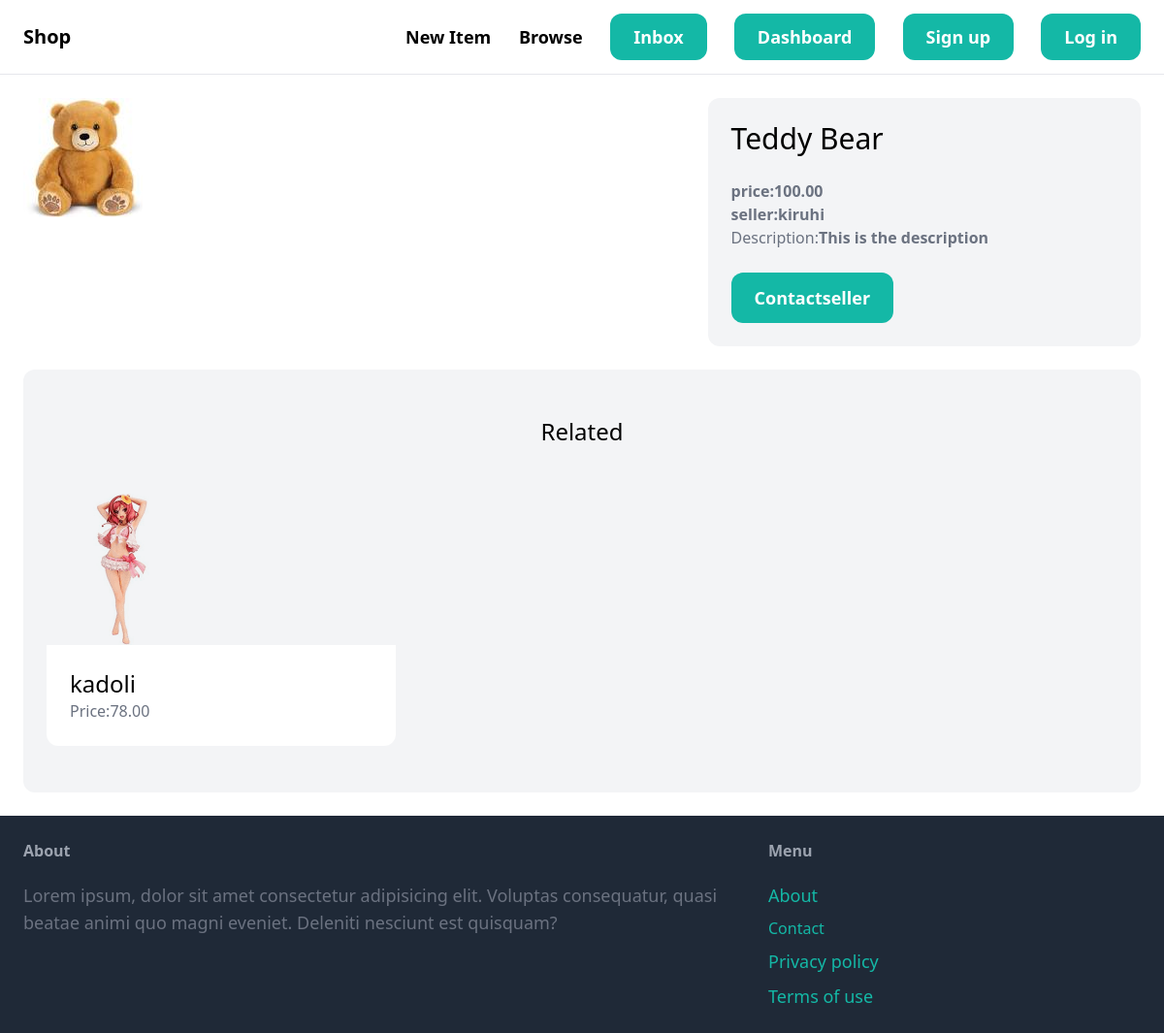
Page /items/1/ on the committed database.
### items/models.py (models this page shows, shortened)
class Item(models.Model):
	category=models.ForeignKey(Category, related_name='items',on_delete=models.CASCADE)
	name = models.CharField(max_length=255)
	description = models.TextField(blank=True, null=True)
	price = models.DecimalField(max_digits=9, decimal_places=2)
	image = models.ImageField(upload_to='item_images',blank=True,null=True)
	is_sold = models.BooleanField(default=False)
	created_by = models.ForeignKey(User, related_name='items',on_delete=models.CASCADE)
	created_at = models.DateTimeField(auto_now_add=True)

### items/views.py (the view)
# urls.py: path('<int:pk>/', views.detail, name='detail'),
def detail(request,pk):
	item=get_object_or_404(Item, pk=pk)
	related_items=Item.objects.filter(category=item.category,is_sold=False).exclude(pk=pk)[0:3]
	return render(request, 'items/detail.html',locals())

### items/templates/items/detail.html (shortened to what this page needs)
{% extends 'core/base.html' %}
{%block content%}
<div class="grid grid-cols-5 gap-6">
    <div class="col-span-3">
        <img src="{{item.image.url}}" class="rounded-xl"/>
    </div>
    <div class="col-span-2 p-6 bg-gray-100 rounded-xl">
        <h1 class="mb-6 text-3xl">{{item.name}}</h1>
        <div class="text-gray-500"><strong>price:{{item.price}}</strong></div>
        <div class="text-gray-500"><strong>seller:{{item.created_by.username}}</strong></div>
        {% if item.description %}
           <p class="text-gray-700">
               <div class="text-gray-500">Description:<strong>{{item.description}}</strong></div>
           </p>
        {% endif %}
        <a href="" class="inline-block mt-6 px-6 py-3 text-lg font-semibold bg-teal-500 text-white hover:bg-teal-700 rounded-xl">Contactseller</a>
    </div>
</div>
<div class="mt-6 px-6 py-12 bg-gray-100 rounded-xl">
    <h2 class="mb-12 text-2xl text-center">Related</h2>
    <div class="grid grid-cols-3 gap-3">
        {% for item in related_items%}
        <div>
        <a href="{% url 'items:detail' item.id %}">
            <div>
                <img src="{{ item.image.url }}" class="rounded-t-xl">
            </div>
            <div class="p-6 bg-white rounded-b-xl">
                <h2 class="text-2xl">{{item.name}}</h2>
                <p class="text-gray-500">Price:{{item.price}}</p>
            </div>
        </a>
        </div>
        {% endfor %}
    </div>
</div>
{% endblock %}

### rows in the picture
Item: image (picture), name "Teddy Bear", price "100.00", created_by.username "kiruhi", description "This is the description"
Item: image (picture), name "kadoli", price "78.00"
